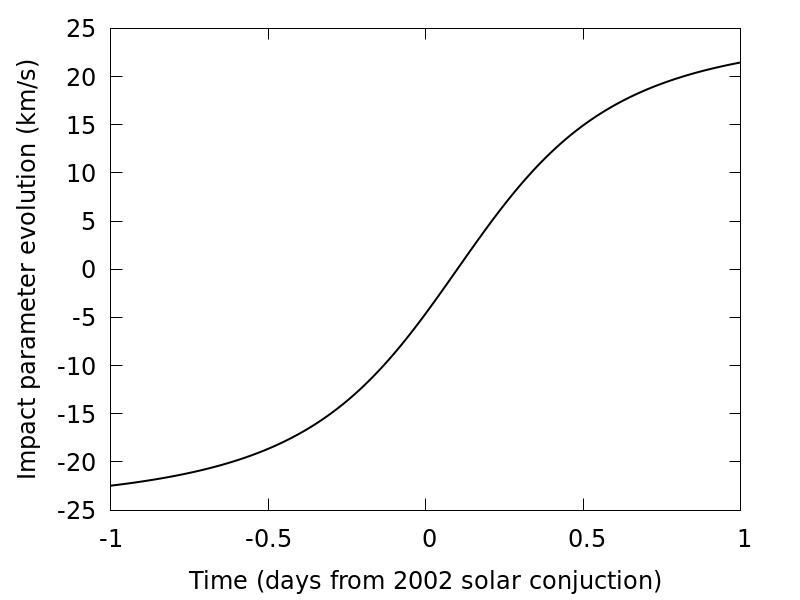

Reproduce this figure in gnuplot.
#!/usr/bin/gnuplot -persist
#
#    
#    	G N U P L O T
#    	Version 5.4 patchlevel 4    last modified 2022-07-10 
#    
#    	Copyright (C) 1986-1993, 1998, 2004, 2007-2022
#    	Thomas Williams, Colin Kelley and many others
#    
#    	gnuplot home:     http://www.gnuplot.info
#    	faq, bugs, etc:   type "help FAQ"
#    	immediate help:   type "help"  (plot window: hit 'h')
set terminal pngcairo  background "#ffffff" enhanced font "DejaVu Sans,18" fontscale 1.0 size 800, 600 
set output 'bRateZoom.png'
unset clip points
set clip one
unset clip two
unset clip radial
set errorbars front 1.000000 
set border 31 front lt black linewidth 1.000 dashtype solid
set zdata 
set ydata 
set xdata 
set y2data 
set x2data 
set boxwidth
set boxdepth 0
set style fill  empty border
set style rectangle back fc  bgnd fillstyle   solid 1.00 border lt -1
set style circle radius graph 0.02 
set style ellipse size graph 0.05, 0.03 angle 0 units xy
set dummy x, y
set format x "% h" 
set format y "% h" 
set format x2 "% h" 
set format y2 "% h" 
set format z "% h" 
set format cb "% h" 
set format r "% h" 
set ttics format "% h"
set timefmt "%d/%m/%y,%H:%M"
set angles radians
set tics back
unset grid
unset raxis
set theta counterclockwise right
set style parallel front  lt black linewidth 2.000 dashtype solid
set key notitle
set key fixed right top vertical Right noreverse enhanced autotitle nobox
set key noinvert samplen 4 spacing 1 width 0 height 0 
set key maxcolumns 0 maxrows 0
set key noopaque
unset label
unset arrow
unset style line
unset style arrow
set style histogram clustered gap 2 title textcolor lt -1
unset object
unset walls
set style textbox  transparent margins  1.0,  1.0 border  lt -1 linewidth  1.0
set offsets 0, 0, 0, 0
set pointsize 1
set pointintervalbox 1
set encoding default
unset polar
unset parametric
unset spiderplot
unset decimalsign
unset micro
unset minussign
set view 60, 30, 1, 1
set view azimuth 0
set rgbmax 255
set samples 100, 100
set isosamples 10, 10
set surface implicit
set surface
unset contour
set cntrlabel  format '%8.3g' font '' start 5 interval 20
set mapping cartesian
set datafile separator whitespace
set datafile nocolumnheaders
unset hidden3d
set cntrparam order 4
set cntrparam linear
set cntrparam levels 5
set cntrparam levels auto
set cntrparam firstlinetype 0 unsorted
set cntrparam points 5
set size ratio 0 1,1
set origin 0,0
set style data points
set style function lines
unset xzeroaxis
unset yzeroaxis
unset zzeroaxis
unset x2zeroaxis
unset y2zeroaxis
set xyplane relative 0.5
set tics scale  1, 0.5, 1, 1, 1
set mxtics default
set mytics default
set mztics default
set mx2tics default
set my2tics default
set mcbtics default
set mrtics default
set nomttics
set xtics border in scale 1,0.5 mirror norotate  autojustify
set xtics  norangelimit autofreq 
set ytics border in scale 1,0.5 mirror norotate  autojustify
set ytics  norangelimit autofreq 
set ztics border in scale 1,0.5 nomirror norotate  autojustify
set ztics  norangelimit autofreq 
unset x2tics
unset y2tics
set cbtics border in scale 1,0.5 mirror norotate  autojustify
set cbtics  norangelimit autofreq 
set rtics axis in scale 1,0.5 nomirror norotate  autojustify
set rtics  norangelimit autofreq 
unset ttics
set title "" 
set title  font "" textcolor lt -1 norotate
set timestamp bottom 
set timestamp "" 
set timestamp  font "" textcolor lt -1 norotate
set trange [ * : * ] noreverse nowriteback
set urange [ * : * ] noreverse nowriteback
set vrange [ * : * ] noreverse nowriteback
set xlabel "Time (days from 2002 solar conjuction)" 
set xlabel  font "" textcolor lt -1 norotate
set x2label "" 
set x2label  font "" textcolor lt -1 norotate
set xrange [ * : * ] noreverse writeback
set x2range [ * : * ] noreverse writeback
set ylabel "Impact parameter evolution (km/s)" 
set ylabel  font "" textcolor lt -1 rotate
set y2label "" 
set y2label  font "" textcolor lt -1 rotate
set yrange [ * : * ] noreverse writeback
set y2range [ * : * ] noreverse writeback
set zlabel "" 
set zlabel  font "" textcolor lt -1 norotate
set zrange [ * : * ] noreverse writeback
set cblabel "" 
set cblabel  font "" textcolor lt -1 rotate
set cbrange [ * : * ] noreverse writeback
set rlabel "" 
set rlabel  font "" textcolor lt -1 norotate
set rrange [ * : * ] noreverse writeback
unset logscale
unset jitter
set zero 1e-08
set lmargin  -1
set bmargin  -1
set rmargin  -1
set tmargin  -1
set locale "en_US.UTF-8"
set pm3d explicit at s
set pm3d scansautomatic
set pm3d interpolate 1,1 flush begin noftriangles noborder corners2color mean
set pm3d clip z 
set pm3d nolighting
set palette positive nops_allcF maxcolors 0 gamma 1.5 color model RGB 
set palette rgbformulae 7, 5, 15
set colorbox default
set colorbox vertical origin screen 0.9, 0.2 size screen 0.05, 0.6 front  noinvert bdefault
set style boxplot candles range  1.50 outliers pt 7 separation 1 labels auto unsorted
set loadpath 
set fontpath
set psdir
set fit brief errorvariables nocovariancevariables errorscaling prescale nowrap v5
GNUTERM = "qt"
I = {0.0, 1.0}
VoxelDistance = 0.0
## Last datafile plotted: "params_vs_time.dat"
plot [-1:1] "../params_vs_time.dat" u 1:5 w l lw 2 lc rgb "black" notitle
#    EOF
